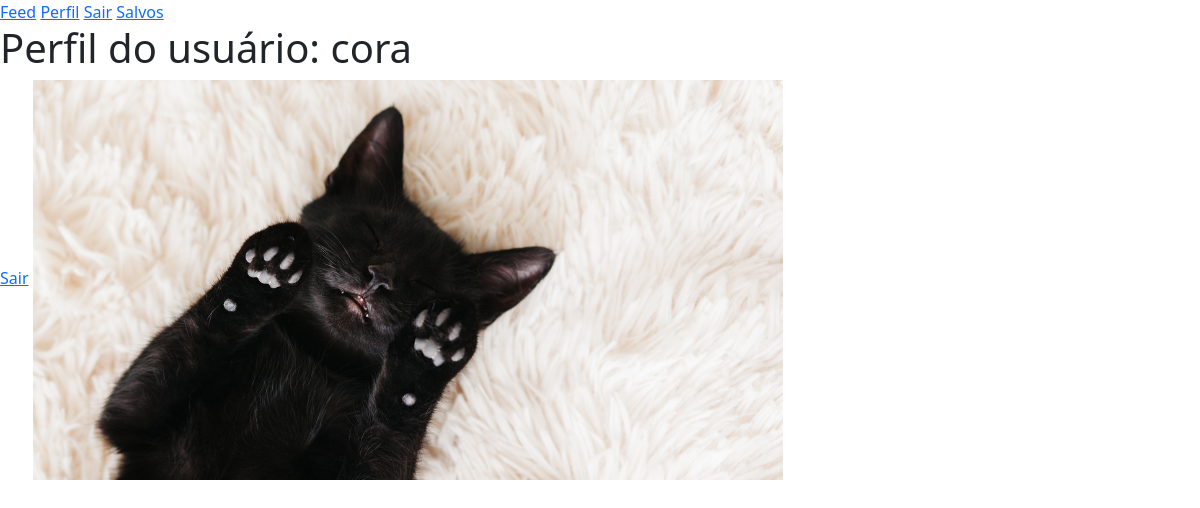
Page /profile/2 (signed in) on the committed database.
### appflexi/models.py (models this page shows)
class User(database.Model, UserMixin):
    id = database.Column(database.Integer, primary_key=True)
    username = database.Column(database.String(20), unique=True, nullable=False)
    email = database.Column(database.String(100), unique=True, nullable=False)
    password = database.Column(database.String(60), nullable=False)
    photos = database.relationship('Photo', backref='user', lazy=True)

class Photo(database.Model):
    id = database.Column(database.Integer, primary_key=True)
    file_name = database.Column(database.String(255), default="default.png")
    upload_date = database.Column(
        database.DateTime(timezone=True),
        nullable=False,
        default=lambda: datetime.now(timezone.utc)
    )
    user_id = database.Column(
        database.Integer,
        database.ForeignKey('user.id'),
        nullable=False
    )

### appflexi/routes.py (the view)
@app.route('/profile/<user_id>', methods=['GET', 'POST'])
@login_required
def profile(user_id):
    if int(user_id) == int(current_user.id):
        photo_form = PhotoForm()
        if photo_form.validate_on_submit():
            file = photo_form.photo.data
            secure_name = secure_filename(file.filename)
            path = os.path.join(
                os.path.abspath(os.path.dirname(__file__)),
                app.config["UPLOAD_FOLDER"],
                secure_name
            )
            file.save(path)
            photo = Photo(file_name=secure_name, user_id=current_user.id)
            database.session.add(photo)
            database.session.commit()
            return redirect(url_for('profile', user_id=current_user.id))
        return render_template('profile.html', user=current_user, form=photo_form)
    else:
        user = User.query.get(int(user_id))
        return render_template('profile.html', user=user, form=None)

### appflexi/models.py (called while the page is built)
@login_manager.user_loader
def load_user(user_id):
    return User.query.get(int(user_id))

### appflexi/templates/profile.html (shortened to what this page needs)
{% extends "HomePage.html" %}
{% block body %}
    <body>
        {% include "navbar.html" %}
        <h1> Perfil do usuário: {{ user.username }}</h1>
        <a href="{{ url_for('logout') }}">Sair</a>
        {% for photo in user.photos %}
            <img src="{{ url_for('static', filename='posts_photos/' ~ photo.file_name) }}" alt="Imagem">
        {% endfor %}
    </body>
{% endblock %}

### rows in the picture
User: username "cora"
Photo: file_name (picture)
